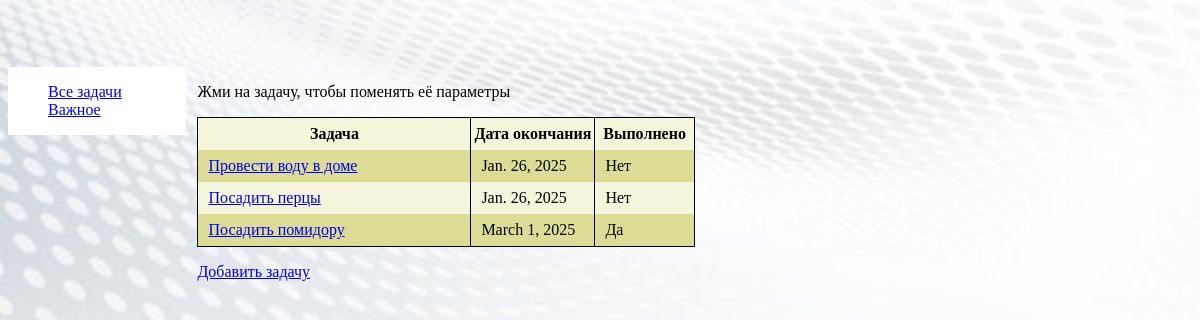
Before: /App/ with the older database file.
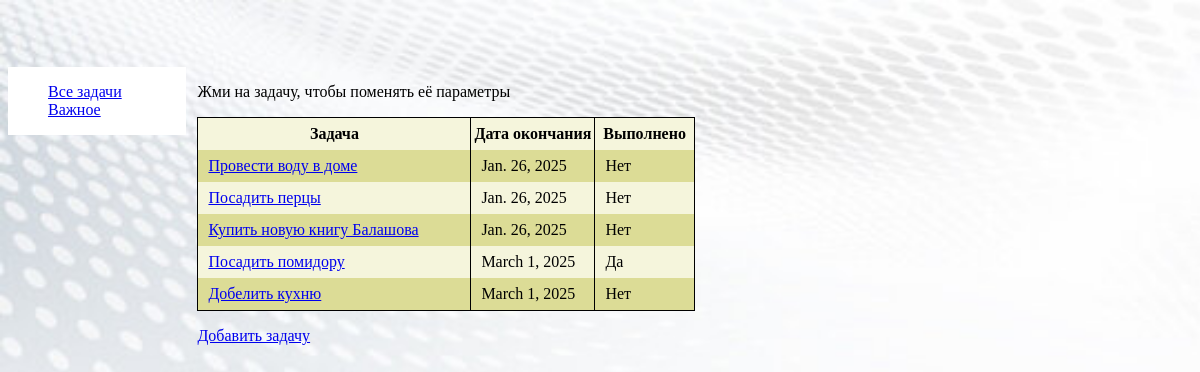
After: the same page with the newer database file.
### App/models.py (models this page shows, shortened)
class Task(models.Model):
    title=models.CharField('Задача', max_length=200)
    date=models.DateField('Дата окончания')
    completed=models.BooleanField('Завершено', default=False)
    class Meta:
        ordering=['date']

### App/views.py (the view)
# urls.py: path('', task_list, name='task_list'),
def task_list(request):
    tasks=Task.objects.all()
    return render(request, 'task_list.html', {'tasks':tasks})

### App/templates/task_list.html
{% extends 'Base.html' %}
{% block content %}
    <p>Жми на задачу, чтобы поменять её параметры</p>
    <table>
        <colgroup>
            <col style="width: 55%; border: 1px solid;">
            <col style="width: 25%; border: 1px solid;">
            <col style="width: 20%; border: 1px solid;">
        </colgroup>
        <tr>
            <th>Задача</th>
            <th>Дата окончания</th>
            <th>Выполнено</th>
        </tr>
        {% for task in tasks %}
            <tr>
                <td><a href="{% url 'task_update' task.id %}">{{task.title}}</a></td>
                <td>{{task.date}}</td>
                {% if task.completed %}
                    <td>Да</td>
                {% else %}
                    <td>Нет</td>
                {% endif %}
            </tr>
        {% endfor %}
    </table>
    <p><a href="{% url 'task_add' %}">Добавить задачу</a></p>
{% endblock %}

Changed rows visible on the page:
added Task: title "Купить новую книгу Балашова", date "Jan. 26, 2025", completed "Нет"
added Task: title "Добелить кухню", date "March 1, 2025", completed "Нет"
